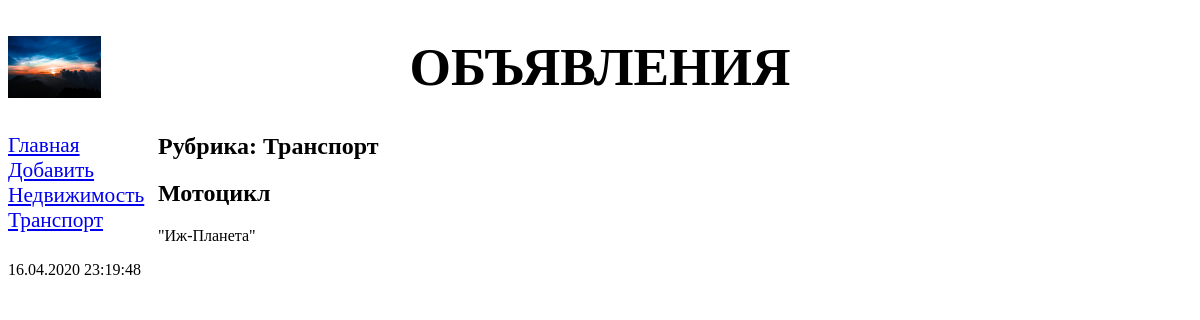
The page /bboard/2/ on the database its author committed.
### bboard/models.py (models this page shows, shortened)
class Rubric(models.Model):
    name = models.CharField(
        max_length=20,
        db_index=True,
        verbose_name='Название'
        )
    class Meta:
        verbose_name_plural = 'Рубрики'
        verbose_name = 'Рубрика'
        ordering = ['name']

class Bb(models.Model):
    title = models.CharField(max_length=50, verbose_name='Товар')
    content = models.TextField(
        null=True,
        blank=True,
        verbose_name='Описание'
        )
    price = models.FloatField(
        null=True,
        blank=True,
        verbose_name='Цена'
        )
    published = models.DateTimeField(
        auto_now=True,
        db_index = True,
        verbose_name='Опубликовано'
        )
    rubric = models.ForeignKey(
        'Rubric',
        null=True,
        on_delete = models.PROTECT,
        verbose_name = 'Рубрика'
    )
    class Meta:
        verbose_name_plural = "Объявления"
        verbose_name = 'Объявление'
        ordering = ['-published']

### bboard/views.py (the view)
# urls.py: path('<int:rubric_id>/', by_rubric, name='by_rubric'),
def by_rubric(request, rubric_id):
    bbs = Bb.objects.filter(rubric=rubric_id)
    rubrics = Rubric.objects.all()
    current_rubric = Rubric.objects.get(pk=rubric_id)
    context = {
        'bbs': bbs,
        'rubrics': rubrics,
        'current_rubric': current_rubric,
        }
    return render(request, 'bboard/by_rubric.html', context)

### bboard/templates/bboard/by_rubric.html (shortened to what this page needs)
{% extends "layout/basic.html" %}
{% block content %}
    <h2>Рубрика: {{ current_rubric.name }}</h2>
    {% for bb in bbs %}
        <div>
            <h2>{{ bb.title }}</h2>
            <p>{{ bb.content }}</p>
            <p>{{ bb.published|date:"d.m.Y H:i:s" }}</p>
        </div>
    {% endfor %}
{% endblock %}

### bboard/templates/layout/basic.html (shortened to what this page needs)
{% load static %}
<!DOCTYPE html>
<html>
    <head>
        <link rel='stylesheet' type='text/css' href="{% static 'bboard/style.css' %}">
    </head>
    <body>
        <header>
            <h1>Объявления</h1>
        </header>
        <nav>
            <a href = '{% url "index" %}'>Главная</a>
            <a href="{% url 'add' %}">Добавить</a>
            {% for rubric in rubrics %}
            <a href="{% url 'by_rubric' rubric.pk %}">{{ rubric.name }}</a>
            {% endfor %}
        </nav>
        <section>
            {% block content %}
            {% endblock %}
        </section>
    </body>
</html>

### static/bboard/style.css (style rules this page uses)
header h1 { font-size: 40pt; text-transform: uppercase; text-align: center; background: url("bg.jpg") left / auto 100% no-repeat; }
nav { font-size: 16pt; width: 150px; float: left; display: block; }

### rows shown on the page
Rubric: name "Недвижимость"
Rubric: name "Транспорт"
Bb: title "Мотоцикл", content "\"Иж-Планета\"", published "16.04.2020 23:19:48"
